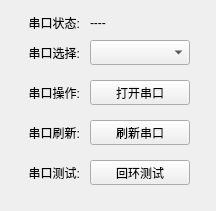
<?xml version="1.0" encoding="UTF-8"?>
<ui version="4.0">
 <class>SerialPortWid</class>
 <widget class="QWidget" name="SerialPortWid">
  <property name="geometry">
   <rect>
    <x>0</x>
    <y>0</y>
    <width>216</width>
    <height>211</height>
   </rect>
  </property>
  <property name="windowTitle">
   <string>Form</string>
  </property>
  <widget class="QLabel" name="stateLab">
   <property name="geometry">
    <rect>
     <x>90</x>
     <y>10</y>
     <width>100</width>
     <height>25</height>
    </rect>
   </property>
   <property name="text">
    <string>----</string>
   </property>
  </widget>
  <widget class="QPushButton" name="updateBtn">
   <property name="geometry">
    <rect>
     <x>90</x>
     <y>120</y>
     <width>100</width>
     <height>25</height>
    </rect>
   </property>
   <property name="text">
    <string>刷新串口</string>
   </property>
  </widget>
  <widget class="QLabel" name="label_3">
   <property name="geometry">
    <rect>
     <x>0</x>
     <y>120</y>
     <width>80</width>
     <height>25</height>
    </rect>
   </property>
   <property name="text">
    <string>串口刷新:</string>
   </property>
   <property name="alignment">
    <set>Qt::AlignRight|Qt::AlignTrailing|Qt::AlignVCenter</set>
   </property>
  </widget>
  <widget class="QLabel" name="label_2">
   <property name="geometry">
    <rect>
     <x>0</x>
     <y>80</y>
     <width>80</width>
     <height>25</height>
    </rect>
   </property>
   <property name="text">
    <string>串口操作:</string>
   </property>
   <property name="alignment">
    <set>Qt::AlignRight|Qt::AlignTrailing|Qt::AlignVCenter</set>
   </property>
  </widget>
  <widget class="QLabel" name="label_4">
   <property name="geometry">
    <rect>
     <x>0</x>
     <y>10</y>
     <width>80</width>
     <height>25</height>
    </rect>
   </property>
   <property name="text">
    <string>串口状态:</string>
   </property>
   <property name="alignment">
    <set>Qt::AlignRight|Qt::AlignTrailing|Qt::AlignVCenter</set>
   </property>
  </widget>
  <widget class="QLabel" name="label">
   <property name="geometry">
    <rect>
     <x>0</x>
     <y>40</y>
     <width>80</width>
     <height>25</height>
    </rect>
   </property>
   <property name="text">
    <string>串口选择:</string>
   </property>
   <property name="alignment">
    <set>Qt::AlignRight|Qt::AlignTrailing|Qt::AlignVCenter</set>
   </property>
  </widget>
  <widget class="QPushButton" name="workBtn">
   <property name="geometry">
    <rect>
     <x>90</x>
     <y>80</y>
     <width>100</width>
     <height>25</height>
    </rect>
   </property>
   <property name="text">
    <string>打开串口</string>
   </property>
  </widget>
  <widget class="QComboBox" name="comBox">
   <property name="geometry">
    <rect>
     <x>90</x>
     <y>40</y>
     <width>100</width>
     <height>25</height>
    </rect>
   </property>
  </widget>
  <widget class="QLabel" name="label_5">
   <property name="geometry">
    <rect>
     <x>0</x>
     <y>160</y>
     <width>80</width>
     <height>25</height>
    </rect>
   </property>
   <property name="text">
    <string>串口测试:</string>
   </property>
   <property name="alignment">
    <set>Qt::AlignRight|Qt::AlignTrailing|Qt::AlignVCenter</set>
   </property>
  </widget>
  <widget class="QPushButton" name="loopBtn">
   <property name="geometry">
    <rect>
     <x>90</x>
     <y>160</y>
     <width>100</width>
     <height>25</height>
    </rect>
   </property>
   <property name="text">
    <string>回环测试</string>
   </property>
  </widget>
 </widget>
 <resources/>
 <connections/>
</ui>
